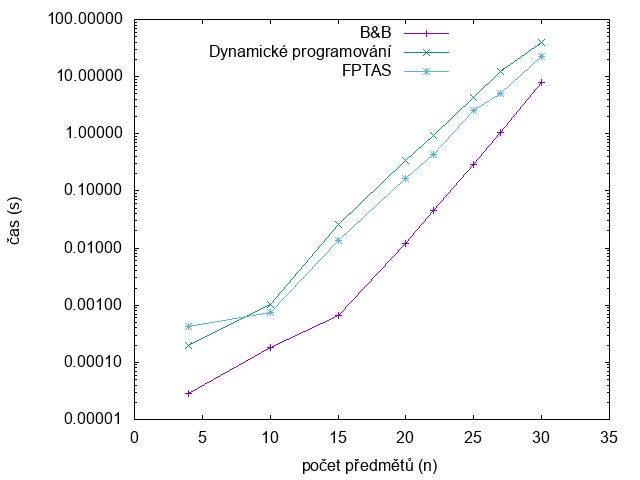

Recreate this plot in gnuplot.
set terminal png
set key left top
set xlabel "počet předmětů (n)"
set ylabel "čas (s)"
set style fill solid 1.00 border
set xrange [0:35]
set logscale y
set boxwidth 1.2
plot "multiplot.txt" using 1:2 title 'B\&B' with lp, \
     "multiplot.txt" using 1:3 title "Dynamické programování" with lp, \
     "multiplot.txt" using 1:4 title "FPTAS" with lp
